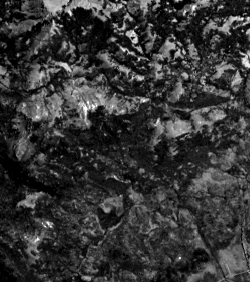
#> input picture areas/mountain/1.tif, 250 x 282 px; its folder holds only this picture in this run
$ jupyter execute --allow-errors TP1_16.ipynb
#> lines starting #> are read from the running program, lines starting #| are printed output that depends on the picture
[cell 1]
import os
import numpy as np
from sklearn.model_selection import train_test_split
from sklearn.svm import SVC
from sklearn.metrics import classification_report
from PIL import Image

# Rutas a los directorios
directories = {
    "mountain": "areas/mountain",
    "city": "areas/city",
    "water": "areas/water"
}

# Cargar y procesar imágenes
data = []
labels = []

def load_images_from_folder(folder, label):
#> called with folder = 'areas/mountain', label = 'mountain'
    for filename in os.listdir(folder):
        if filename.endswith(".tif"):
            img_path = os.path.join(folder, filename)
            img = Image.open(img_path).convert("L")  # Convertir a escala de grises
            img = img.resize((64, 64))  # Redimensionar a 64x64 píxeles para simplificar
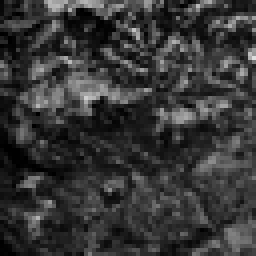
#> img: PIL image 64x64 L (shown 4 times larger); min 0, max 222, mean 54.1
            img_array = np.array(img).flatten()  # Convertir la imagen a un vector
#> img_array = 4096 values, max 222 at index 959, min 0 at index 109, mean 54.1
            data.append(img_array)
            labels.append(label)

# Cargar imágenes de cada directorio
#> (the rest of this cell did not finish here and is left out)
